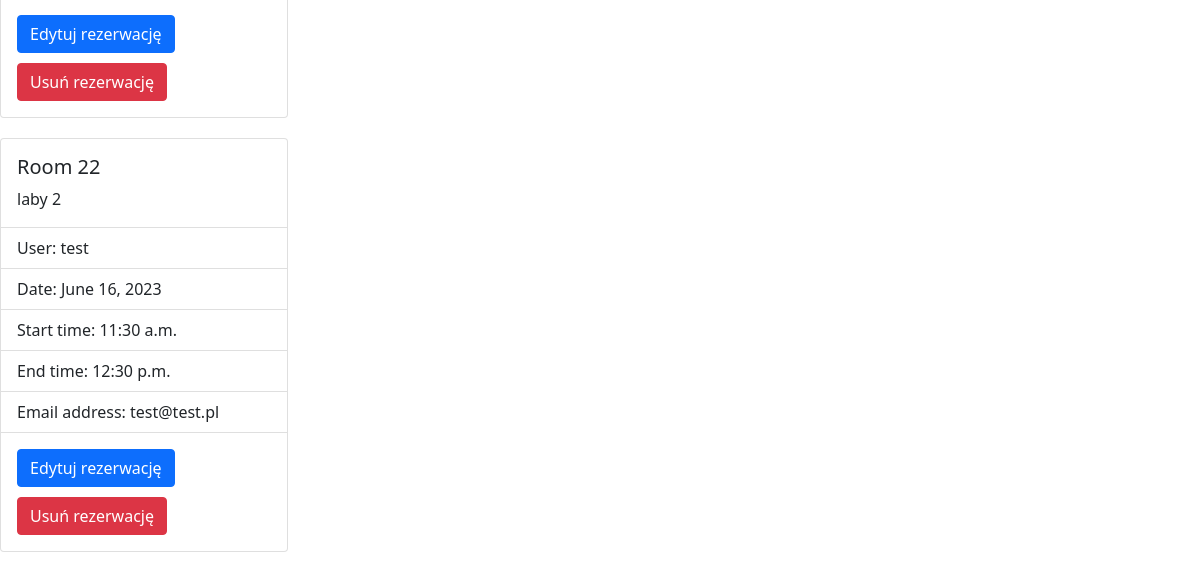
/reservationSystem/adminPanel/reservations/ (lower part), run on an earlier commit of the app's database.
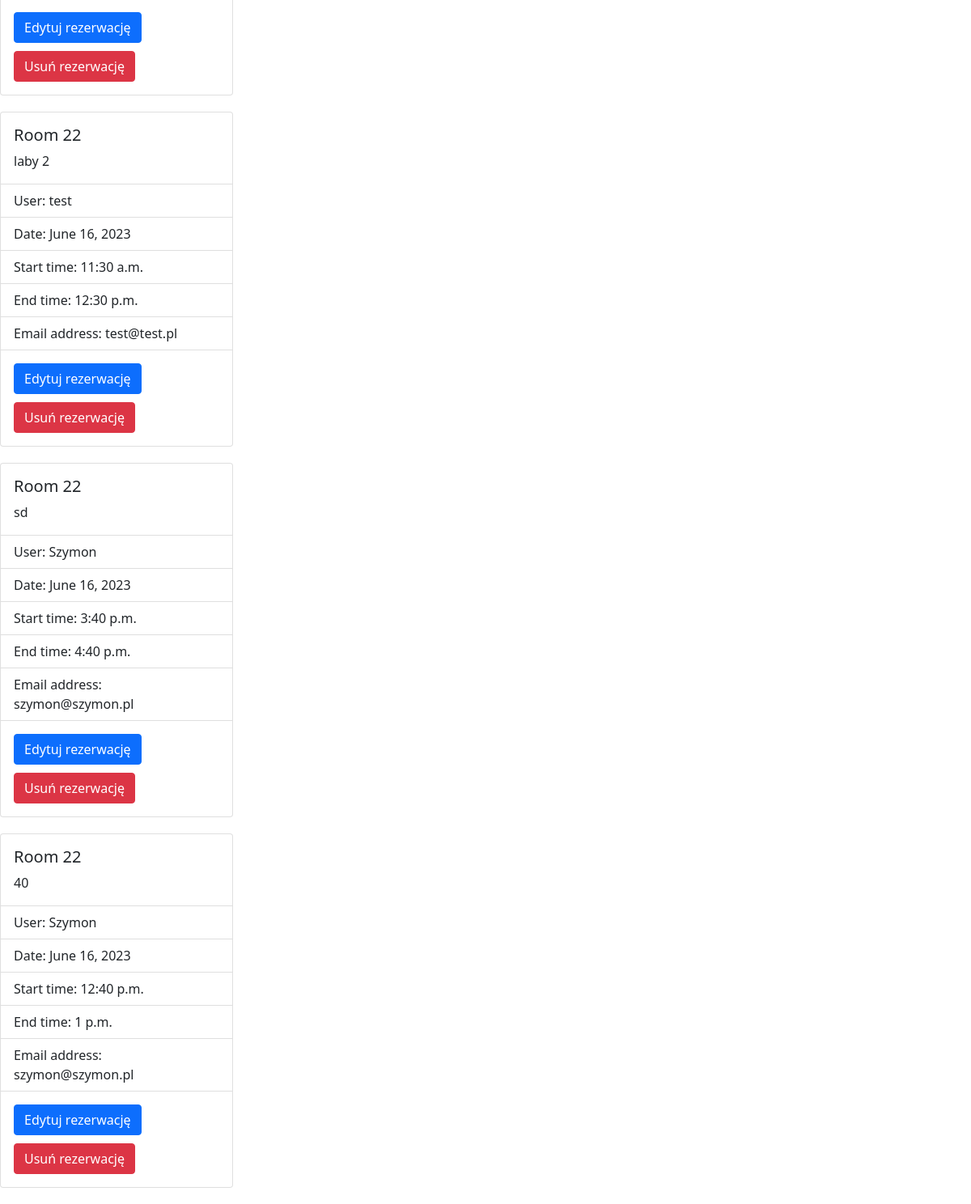
And on a later commit of the database.
### reservationSystem/models.py (models this page shows, shortened)
class Reservation(models.Model):
    user = models.ForeignKey(User, on_delete=models.SET_DEFAULT, default=None)
    date = models.DateField()
    start_time = models.TimeField()
    end_time = models.TimeField()
    room = models.ForeignKey(Room, on_delete=models.CASCADE)
    comment = models.TextField(blank=True)
    email_adress = models.EmailField('Email adress')

class Room(models.Model):
    name = models.CharField('Room name' ,max_length=255)
    description = models.TextField(blank=True)
    def __str__(self):
        return self.name

### reservationSystem/views.py (the view, shortened to what this page needs)
# urls.py: path('adminPanel/reservations/', views.reservations, name='reservations'),
def reservations(request):
    reservations = Reservation.objects.all()
    context = {
        'reservations_list': reservations,
    }
    return render(request, 'reservations.html', context)

### reservationSystem/templates/reservations.html (shortened to what this page needs)
{% extends 'base.html' %}
{% block content %}
    {% for reservation in reservations_list %}
    <div class="card" style="width: 18rem;">
        <div class="card-body">
        <h5 class="card-title">{{reservation.room}}</h5>
        <p class="card-text">{{reservation.comment}}</p>
        </div>
        <ul class="list-group list-group-flush">
        <li class="list-group-item">User: {{reservation.user}}</li>
        <li class="list-group-item">Date: {{reservation.date}}</li>
        <li class="list-group-item">Start time: {{reservation.start_time}}</li>
        <li class="list-group-item">End time: {{reservation.end_time}}</li>
        <li class="list-group-item">Email address: {{reservation.email_adress}}</li>
        </ul>
        <div class="card-body">
            <a href="{% url 'reservation' reservation.id %}" class="btn btn-primary">Edytuj rezerwację</a>
            <form method="POST" action="" class="formDel">
                <input type="submit" class="btn btn-danger" name="delete_button" value="Usuń rezerwację">
              </form>
        </div>
    </div>
    {% endfor %}
{% endblock %}

What changed in the data, as far as the page shows it:
added Reservation: room "Room 22", comment "sd", user "Szymon", date "June 16, 2023", start_time "3:40 p.m.", end_time "4:40 p.m.", email_adress "szymon@szymon.pl"
added Reservation: room "Room 22", comment "40", user "Szymon", date "June 16, 2023", start_time "12:40 p.m.", end_time "1 p.m.", email_adress "szymon@szymon.pl"
